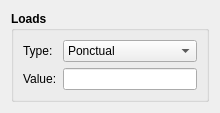
<?xml version="1.0" encoding="UTF-8"?>
<ui version="4.0">
 <class>Loads</class>
 <widget class="QDialog" name="Loads">
  <property name="geometry">
   <rect>
    <x>0</x>
    <y>0</y>
    <width>220</width>
    <height>105</height>
   </rect>
  </property>
  <property name="windowTitle">
   <string>Loads</string>
  </property>
  <layout class="QGridLayout" name="gridLayout">
   <item row="0" column="0">
    <widget class="QGroupBox" name="group">
     <property name="font">
      <font>
       <bold>true</bold>
      </font>
     </property>
     <property name="title">
      <string>Loads</string>
     </property>
     <layout class="QGridLayout" name="gridLayout_4">
      <item row="0" column="1">
       <widget class="QComboBox" name="combo_type">
        <property name="font">
         <font>
          <bold>false</bold>
         </font>
        </property>
        <item>
         <property name="text">
          <string>Ponctual</string>
         </property>
        </item>
        <item>
         <property name="text">
          <string>Distributed</string>
         </property>
        </item>
       </widget>
      </item>
      <item row="0" column="0">
       <widget class="QLabel" name="label_type">
        <property name="font">
         <font>
          <bold>false</bold>
         </font>
        </property>
        <property name="text">
         <string>Type:</string>
        </property>
       </widget>
      </item>
      <item row="1" column="0">
       <widget class="QLabel" name="label_value">
        <property name="font">
         <font>
          <bold>false</bold>
         </font>
        </property>
        <property name="text">
         <string>Value:</string>
        </property>
       </widget>
      </item>
      <item row="1" column="1">
       <widget class="QLineEdit" name="edit_value">
        <property name="font">
         <font>
          <bold>false</bold>
         </font>
        </property>
       </widget>
      </item>
     </layout>
    </widget>
   </item>
  </layout>
 </widget>
 <resources/>
 <connections/>
</ui>
